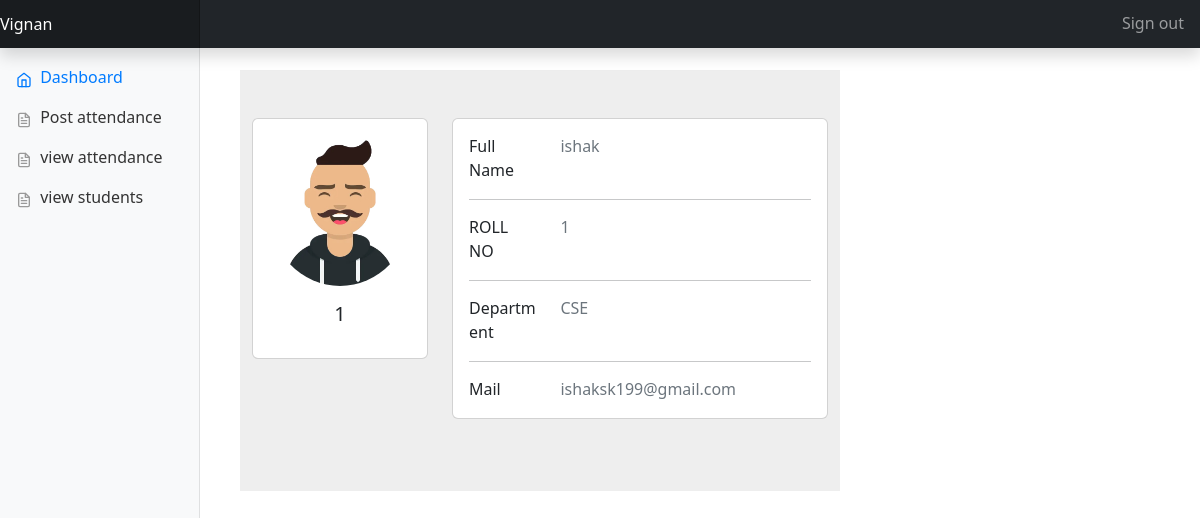
The page /faculty/facultydash.php (signed in) on the database its author committed.
### tables this page shows
CREATE TABLE `faculty` (
  `sno` int(100) NOT NULL,
  `name` varchar(100) NOT NULL,
  `id` varchar(100) NOT NULL,
  `email` varchar(100) NOT NULL,
  `password` varchar(100) NOT NULL,
  `dept` varchar(100) NOT NULL
);

### faculty/facultydash.php (the view, shortened to what this page needs)
<!doctype html>
<html lang="en">
  <head>
    <link href="https://cdn.jsdelivr.net/npm/bootstrap@5.2.3/dist/css/bootstrap.min.css" rel="stylesheet"
>
    <link href="../../dist/css/bootstrap.min.css" rel="stylesheet">
    <link href="../dashboard1.css" rel="stylesheet">
  </head>
  <body>
    <nav class="navbar navbar-dark fixed-top bg-dark flex-md-nowrap p-0 shadow">
      <a class="navbar-brand col-sm-3 col-md-2 mr-0" href="./facultydash.php">Vignan</a>
      <ul class="navbar-nav px-3">
        <li class="nav-item text-nowrap">
          <a class="nav-link" href="../index.html">Sign out</a>
        </li>
      </ul>
    </nav>
    <?php
    $res=mysqli_query($link,"select * from faculty where id='$_SESSION[id]'");
    $value=mysqli_fetch_array($res);
    ?>
    <div class="container-fluid">
      <div class="row">
        <nav class="col-md-2 d-none d-md-block bg-light sidebar">
          <div class="sidebar-sticky">
            <ul class="nav flex-column">
              <li class="nav-item">
                <a class="nav-link active" href="./facultydash.php">
                  <span data-feather="home"></span>
                  Dashboard
                </a>
              </li>
              <li class="nav-item">
                <a class="nav-link" href="Postattendence.php">
                  <span data-feather="file-text"></span>
                  Post attendance
                </a>
              </li>
              <li class="nav-item">
                <a class="nav-link" href="allattendence.php">
                  <span data-feather="file-text"></span>
                  view attendance
                </a>
              </li>
              <li class="nav-item">
                <a class="nav-link" href="allstudents.php">
                  <span data-feather="file-text"></span>
                  view students
                </a>
              </li>
            </ul>
          </div>
        </nav>
        <nav class="col-md-6 asidebar">
          <section style="background-color: #eee;">
            <div class="container py-5">
              <div class="row">
                <div class="col-lg-4">
                  <div class="card mb-4">
                    <div class="card-body text-center">
                      <img src="../profile.jpg" alt="avatar"
                        class="rounded-circle img-fluid" style="width: 150px;">
                      <h5 class="my-3"><?php echo $value['id'] ?></h5>
                    </div>
                  </div>
                </div>
                <div class="col-lg-8">
                  <div class="card mb-4">
                    <div class="card-body">
                      <div class="row">
                        <div class="col-sm-3">
                          <p class="mb-0">Full Name</p>
                        </div>
                        <div class="col-sm-9">
                          <p class="text-muted mb-0"><?php echo $value['name'] ?></p>
                        </div>
                      </div>
                      <hr>
                      <div class="row">
                        <div class="col-sm-3">
                          <p class="mb-0">ROLL NO</p>
                        </div>
                        <div class="col-sm-9">
                          <p class="text-muted mb-0"><?php echo $value['id'] ?></p>
                        </div>
                      </div>
                      <hr>
                      <div class="row">
                        <div class="col-sm-3">
                          <p class="mb-0">Department</p>
                        </div>
                        <div class="col-sm-9">
                          <p class="text-muted mb-0"><?php echo $value['dept'] ?></p>
                        </div>
                      </div>
                      <hr>
                      <div class="row">
                        <div class="col-sm-3">
                          <p class="mb-0">Mail</p>
                        </div>
                        <div class="col-sm-9">
                          <p class="text-muted mb-0"><?php echo $value['email'] ?></p>
                        </div>
                      </div>
                    </div>
                  </div>
                </div>
              </div>
            </div>
          </section>
        </nav>
      </div>
    </div>
  </body>
</html>

### dashboard1.css (style rules this page uses)
body { font-size: .999rem; }
.feather { width: 16px; height: 16px; vertical-align: text-bottom; }
.sidebar { top: 0; bottom: 0; left: 0; z-index: 100; padding: 50px 0 0; padding-right: 10px; box-shadow: inset -1px 0 0 rgba(0, 0, 0, .1); }
.asidebar { position: relative; top: 20px; left: 40px; z-index: 100; padding: 50px 0 0; }
.sidebar-sticky { position: relative; top: 0; height: calc(100vh - 48px); padding-top: .5rem; overflow-x: hidden; overflow-y: auto; }
.sidebar .nav-link { font-weight: 500; color: #333; }
.sidebar .nav-link .feather { margin-right: 4px; color: #999; }
.sidebar .nav-link.active { color: #007bff; }
.sidebar .nav-link:hover .feather, .sidebar .nav-link.active .feather { color: inherit; }
.navbar-brand { padding-top: .75rem; padding-bottom: .75rem; font-size: 1rem; background-color: rgba(0, 0, 0, .25); box-shadow: inset -1px 0 0 rgba(0, 0, 0, .25); }

### rows shown on the page
faculty: id "1", name "ishak", dept "CSE", email "ishaksk199@gmail.com"
